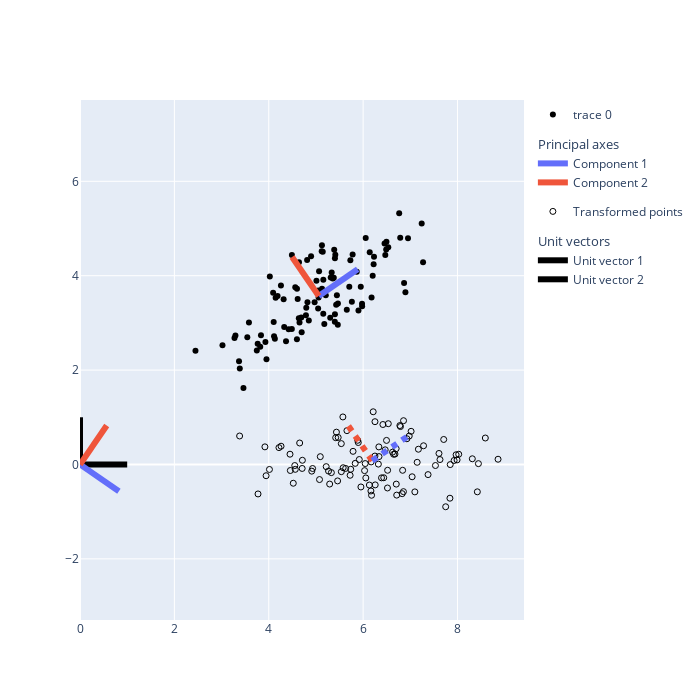

Write notebook code for a chart like this one.
### Code cell
n = 100
np.random.seed(0)
x = np.random.normal(size=n, loc=5, scale=1)
y = 1 + 0.5 * x + np.random.normal(size=n, scale=.5)

def plot(x, y):
    points = np.array([x, y])

    cov = np.cov(points)
    print(cov)

    # the covariance matrix can be seen as a transformation matrix
    # that stretches the data along its principal axes

    # the eigenvectors of the covariance matrix are the principal axes
    # the eigenvalues are the amount of variance along each axis

    eigenvalues, eigenvectors = np.linalg.eig(cov)

    # transformed points
    points_transformed = eigenvectors.T @ points


    data = [
        go.Scatter(
            x=points[0],
            y=points[1],
            mode="markers",
            marker_color=black_or_white(),
        ),
        go.Scatter(
            x=[x.mean(), x.mean() + eigenvectors[0, 0]],
            y=[y.mean(), y.mean() + eigenvectors[1, 0]],
            mode="lines",
            line_color=blue,
            line_width=6,
            legendgroup="principal axes",
            legendgrouptitle_text="Principal axes",
            name="Component 1",
        ),
        go.Scatter(
            x=[x.mean(), x.mean() + eigenvectors[0, 1]],
            y=[y.mean(), y.mean() + eigenvectors[1, 1]],
            mode="lines",
            line_color=red,
            line_width=6,
            legendgroup="principal axes",
            name="Component 2",
        ),
        go.Scatter(
            x=points_transformed[0],
            y=points_transformed[1],
            mode="markers",
            marker = dict(
                color=black_or_white(),
                symbol='circle-open',
            ),
            legendgroup="transformed",
            legendgrouptitle_text="",
            name="Transformed points",
        ),
        go.Scatter(
            x=[points_transformed[0].mean(), points_transformed[0].mean() + eigenvectors[0, 1]],
            y=[points_transformed[1].mean(), points_transformed[1].mean() + eigenvectors[1, 1]],
            mode="lines",
            showlegend=False,
            line=dict(
                color=red, 
                width=6,
                dash='dot',
            ),

        ),
        go.Scatter(
            x=[points_transformed[0].mean(), points_transformed[0].mean() + eigenvectors[0, 0]],
            y=[points_transformed[1].mean(), points_transformed[1].mean() + eigenvectors[1, 0]],
            mode="lines",
            showlegend=False,
            line=dict(
                color=blue, 
                width=6,
                dash='dot',
            ),
        ),

    ]

    layout = go.Layout(
        width=700,
        height=700,
        template=dark_or_light(),
        xaxis=dict(
            scaleanchor="y",
            scaleratio=1,
        ),
    )

    fig = go.Figure(data=data, layout=layout)



    # add unit vector before ...
    fig.add_trace(go.Scatter(
        x=[1, 0],
        y=[0, 0],
        mode="lines",
        line_color=black_or_white(),
        line_width=6,
        legendgroup="unit vectors",
        legendgrouptitle_text="Unit vectors",
        name="Unit vector 1",
    ))
    fig.add_trace(go.Scatter(
        x=[0, 0],
        y=[1, 0],
        mode="lines",
        line_color=black_or_white(),
        line_width=6,
        legendgroup="unit vectors",
        name="Unit vector 2",
    ))
    # ... and after
    transformed_unit_vectors = eigenvectors.T @ np.eye(2)
    fig.add_trace(go.Scatter(
        x=[0, transformed_unit_vectors[0, 0]],
        y=[0, transformed_unit_vectors[1, 0]],
        mode="lines",
        line_color=blue,
        line_width=6,
        legendgroup="unit vectors",
        showlegend=False,
    ))
    fig.add_trace(go.Scatter(
        x=[0, transformed_unit_vectors[0, 1]],
        y=[0, transformed_unit_vectors[1, 1]],
        mode="lines",
        line_color=red,
        line_width=6,
        legendgroup="unit vectors",
        showlegend=False,
    ))

    return fig

fig = plot(x, y)
fig.show(config=plotly_config)

### Figure 1 — Plotly figure (JSON) as saved in the notebook; plotly's stock layout.template omitted (floating-point values rounded to 4 significant figures)
{"data": [{"marker": {"color": "black"}, "mode": "markers", "type": "scatter", "x": [6.764, 5.4, 5.979, 7.241, 6.868, 4.023, 5.95, 4.849, 4.897, 5.411, 5.144, 6.454, 5.761, 5.122, 5.444, 5.334, 6.494, 4.795, 5.313, 4.146, 2.447, 5.654, 5.864, 4.258, 7.27, 3.546, 5.046, 4.813, 6.533, 6.469, 5.155, 5.378, 4.112, 3.019, 4.652, 5.156, 6.23, 6.202, 4.613, 4.698, 3.951, 3.58, 3.294, 6.951, 4.49, 4.562, 3.747, 5.777, 3.386, 4.787, 4.105, 5.387, 4.489, 3.819, 4.972, 5.428, 5.067, 5.302, 4.366, 4.637, 4.328, 4.64, 4.187, 3.274, 5.177, 4.598, 3.37, 5.463, 4.093, 5.052, 5.729, 5.129, 6.139, 3.765, 5.402, 4.315, 4.129, 4.421, 4.688, 5.056, 3.835, 5.901, 5.466, 3.464, 6.488, 6.896, 6.179, 4.82, 3.929, 6.054, 4.597, 6.222, 5.208, 5.977, 5.356, 5.707, 5.011, 6.786, 5.127, 5.402], "y": [5.324, 3.026, 3.354, 5.105, 3.847, 3.983, 3.768, 3.051, 4.41, 4.446, 4.506, 4.68, 3.45, 4.516, 3.588, 4.068, 4.721, 3.32, 3.964, 3.534, 2.412, 3.277, 4.081, 3.792, 4.288, 2.698, 3.305, 4.331, 4.603, 4.438, 3.193, 3.959, 2.719, 2.526, 3.008, 3.916, 4.403, 3.997, 3.504, 2.802, 2.23, 3.01, 2.73, 4.793, 4.437, 3.753, 2.417, 4.447, 2.035, 3.163, 3.018, 4.55, 2.872, 2.496, 3.437, 3.382, 4.097, 3.111, 2.609, 3.1, 2.915, 4.285, 3.568, 2.681, 2.976, 3.721, 2.185, 2.959, 3.64, 3.684, 4.325, 3.724, 4.498, 2.557, 3.184, 3.498, 2.663, 2.866, 3.116, 3.537, 2.74, 3.263, 3.411, 1.62, 4.557, 3.647, 3.537, 3.436, 2.595, 4.799, 2.652, 4.245, 3.584, 3.404, 3.94, 3.768, 3.891, 4.805, 4.645, 4.369]}, {"legendgroup": "principal axes", "legendgrouptitle": {"text": "Principal axes"}, "line": {"color": "#636EFA", "width": 6}, "mode": "lines", "name": "Component 1", "type": "scatter", "x": [5.06, 5.884], "y": [3.571, 4.137]}, {"legendgroup": "principal axes", "line": {"color": "#EF553B", "width": 6}, "mode": "lines", "name": "Component 2", "type": "scatter", "x": [5.06, 4.494], "y": [3.571, 4.395]}, {"legendgroup": "transformed", "legendgrouptitle": {"text": ""}, "marker": {"color": "black", "symbol": "circle-open"}, "mode": "markers", "name": "Transformed points", "type": "scatter", "x": [8.589, 6.165, 6.827, 8.859, 7.839, 5.571, 7.038, 5.724, 6.533, 6.977, 6.791, 7.97, 6.702, 6.778, 6.519, 6.7, 8.026, 5.832, 6.624, 5.418, 3.382, 6.516, 7.145, 5.657, 8.42, 4.45, 6.031, 6.419, 7.991, 7.846, 6.057, 6.674, 4.929, 3.918, 5.538, 6.468, 7.629, 7.376, 5.786, 5.459, 4.52, 4.655, 4.261, 8.443, 6.213, 5.885, 4.457, 7.28, 3.943, 5.737, 5.092, 7.016, 5.327, 4.562, 6.044, 6.39, 6.496, 6.132, 5.076, 5.577, 5.217, 6.251, 5.471, 4.216, 5.953, 5.897, 4.015, 6.178, 5.434, 6.25, 7.171, 6.336, 7.607, 4.551, 6.256, 5.538, 4.911, 5.267, 5.629, 6.17, 4.713, 6.712, 6.437, 3.773, 7.928, 7.749, 7.096, 5.919, 4.708, 7.707, 5.291, 7.532, 6.323, 6.854, 6.646, 6.837, 6.333, 8.314, 6.856, 6.926], "y": [0.5605, -0.5616, -0.6187, 0.1105, -0.7153, 1.007, -0.2611, -0.2293, 0.864, 0.6026, 0.8032, 0.2053, -0.4165, 0.8241, -0.1232, 0.335, 0.2162, 0.02315, 0.2605, 0.567, 0.6033, -0.4982, 0.0455, 0.7164, -0.5799, 0.2175, -0.1309, 0.8466, 0.0969, -0.002508, -0.2857, 0.2196, -0.08594, 0.3732, -0.1531, 0.3103, 0.104, -0.2153, 0.2783, -0.3486, -0.398, 0.455, 0.3866, 0.01726, 1.116, 0.5122, -0.1281, 0.3964, -0.2387, -0.1021, 0.1651, 0.7022, -0.1729, -0.1036, 0.01925, -0.2839, 0.5097, -0.4362, -0.3199, -0.06919, -0.04638, 0.9062, 0.5719, 0.3571, -0.4769, 0.4653, -0.1061, -0.6524, 0.6847, 0.1782, 0.323, 0.167, 0.2335, -0.02296, -0.4327, 0.4418, -0.1418, -0.1397, -0.08437, 0.05406, 0.08876, -0.6498, -0.2814, -0.6248, 0.08435, -0.8964, -0.581, 0.1047, -0.08469, 0.5294, -0.4154, -0.02241, 0.007275, -0.5762, 0.2164, -0.1239, 0.372, 0.1203, 0.9277, 0.5446]}, {"line": {"color": "#EF553B", "dash": "dot", "width": 6}, "mode": "lines", "showlegend": false, "type": "scatter", "x": [6.192, 5.626], "y": [0.08011, 0.9045]}, {"line": {"color": "#636EFA", "dash": "dot", "width": 6}, "mode": "lines", "showlegend": false, "type": "scatter", "x": [6.192, 7.017], "y": [0.08011, 0.6461]}, {"legendgroup": "unit vectors", "legendgrouptitle": {"text": "Unit vectors"}, "line": {"color": "black", "width": 6}, "mode": "lines", "name": "Unit vector 1", "type": "scatter", "x": [1, 0], "y": [0, 0]}, {"legendgroup": "unit vectors", "line": {"color": "black", "width": 6}, "mode": "lines", "name": "Unit vector 2", "type": "scatter", "x": [0, 0], "y": [1, 0]}, {"legendgroup": "unit vectors", "line": {"color": "#636EFA", "width": 6}, "mode": "lines", "showlegend": false, "type": "scatter", "x": [0, 0.8244], "y": [0, -0.566]}, {"legendgroup": "unit vectors", "line": {"color": "#EF553B", "width": 6}, "mode": "lines", "showlegend": false, "type": "scatter", "x": [0, 0.566], "y": [0, 0.8244]}], "layout": {"height": 700, "width": 700, "xaxis": {"scaleanchor": "y", "scaleratio": 1}}}
